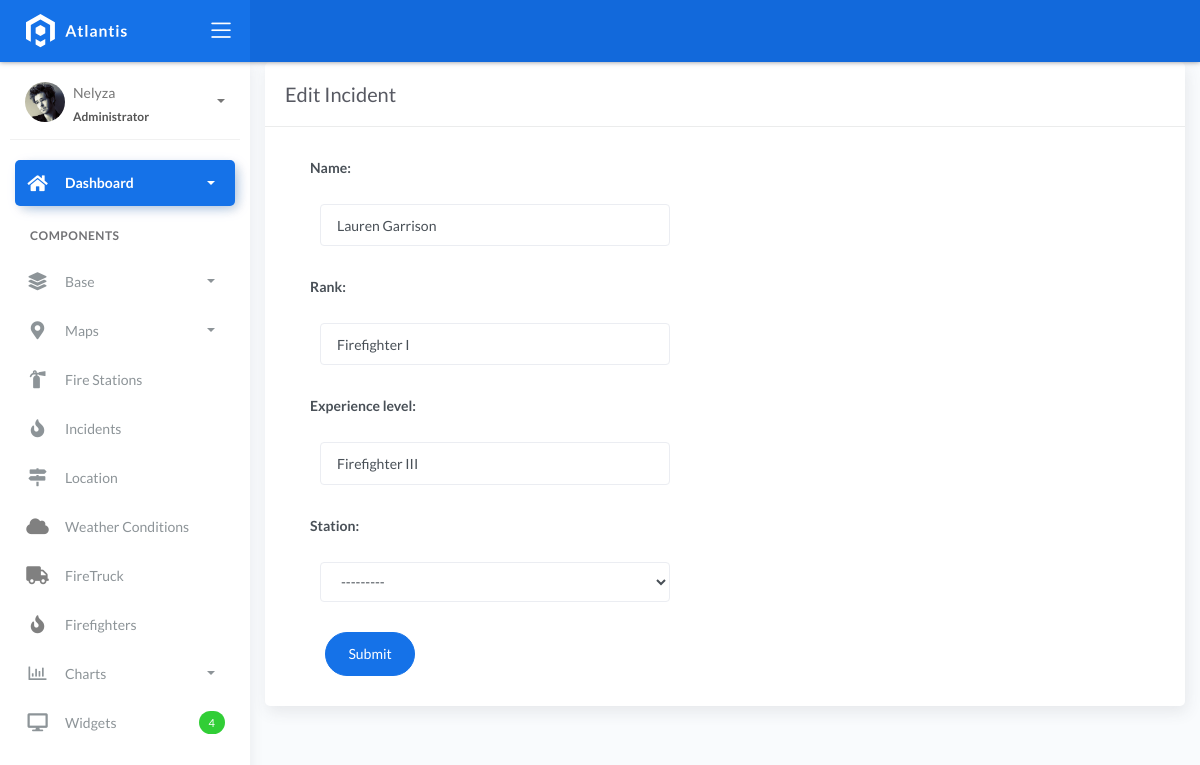
Screenshot of /firefighters/2/edit/ with the database file from the repository.
### fire/models.py (models this page shows)
class BaseModel(models.Model):
    created_at = models.DateTimeField(auto_now_add=True, db_index=True)
    updated_at = models.DateTimeField(auto_now=True)
    class Meta:
        abstract = True

class Firefighters(BaseModel):
    XP_CHOICES = (
        ('Probationary Firefighter', 'Probationary Firefighter'),
        ('Firefighter I', 'Firefighter I'),
        ('Firefighter II', 'Firefighter II'),
        ('Firefighter III', 'Firefighter III'),
        ('Driver', 'Driver'),
        ('Captain', 'Captain'),
        ('Battalion Chief', 'Battalion Chief'),)
    name = models.CharField(max_length=150)
    rank = models.CharField(max_length=150)
    experience_level = models.CharField(max_length=150)
    station = models.CharField(
        max_length=45, null=True, blank=True, choices=XP_CHOICES)

### fire/views.py (the view)
# urls.py: path('firefighters/<int:pk>/edit/', FirefightersUpdateView.as_view(), name='firefighters-update'),
class FirefightersUpdateView(UpdateView):
    model = Firefighters
    form_class = FirefightersForm
    template_name = 'firefighter_edit.html'
    success_url = reverse_lazy('firefighters-list')

### fire/forms.py
class FirefightersForm(forms.ModelForm):
    class Meta:
        model = Firefighters
        fields = "__all__"

### templates/firefighter_edit.html (shortened to what this page needs)
{% extends 'base.html' %}
{% load static %}
{% block content %}
<div class="content">
  <div class="container-fluid">
    <div class="row">
      <div class="col-md-12">
        <div class="card">
          <div class="card-header">
            <div class="card-title">Edit Incident</div>
          </div>
          <div class="col-md-6">
            <div class="card-body">
              <form class="" action="" method="post" novalidate>
                {% include 'includes/form.html' %}
                <div class="form-group">
                  <div class="col-md-12 col-sm-3">
                    <button type="submit" class="btn btn-primary btn-rounded">Submit</button>
                  </div>
                </div>
              </form>
            </div>
          </div>
        </div>
      </div>
    </div>
  </div>
</div>
{% endblock %}

### templates/includes/form.html (shortened to what this page needs)
{% load widget_tweaks %}
{% for field in form %}
<div class="field item form-group">
    <label>{{ field.label_tag }}</label>
  <div class="form-group">
    {% render_field field class="form-control" %}
  </div>
</div>
{% endfor %}

### rows the page displays
Firefighters: name "Lauren Garrison" "Firefighter I" "Firefighter III" "---------"

### other values shown
{{ field.label_tag }} "Name:" "Rank:" "Experience level:" "Station:"
